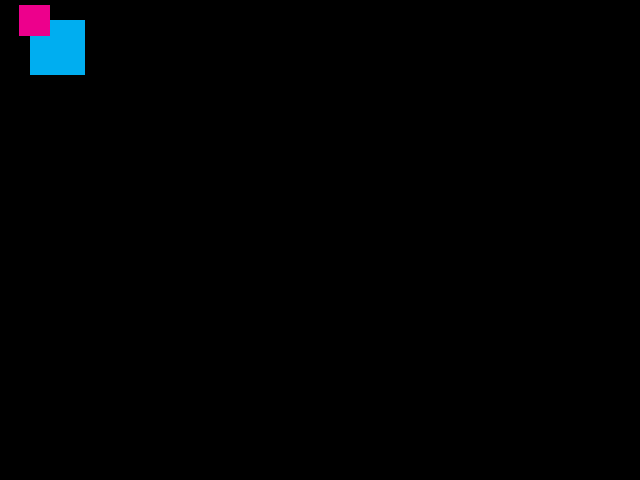
Frame 1 (no input)
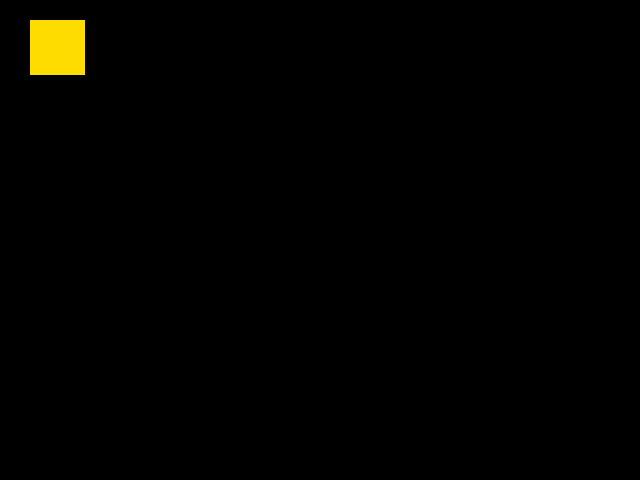
Frame 60 (the mouse pressed at the canvas centre just before this capture)
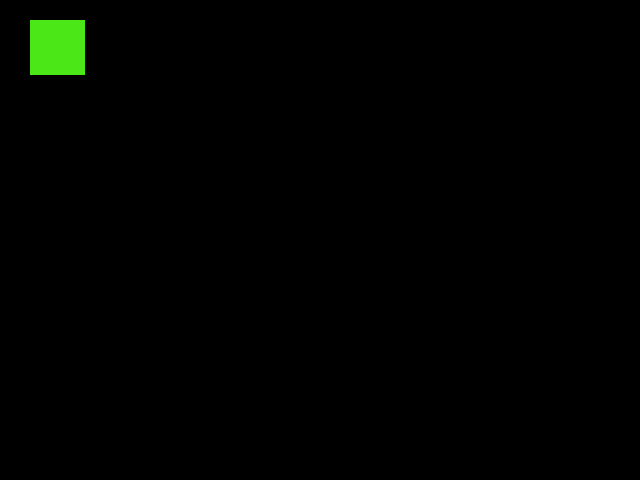
Frame 120 (the mouse held since frame 60 and released just before this capture)

The Processing sketch that drew these frames (run headless with seeded random() and noise(); from frame 60 on, the mouse is pressed at the canvas centre):

// Processing sketch: play_shapes
// ── play_shapes.pde
// Movement Deltas
static final float DELTA_MAX_ROTATION = 5.0;
static final float DELTA_MAX_X = 10.0;
static final float DELTA_MAX_Y = 10.0;

float moveXDelta;
float moveYDelta;
float moveRDelta;

// Colour
static final color[] ALLOWED_COLORS = { #00aef0, #4be717, #ffdc00, #ed008c };

Rect asd;

void setup(){
  size(640, 480);
  frameRate(30);
  
  resetDeltas();
  
  // draw some squares
  asd = new Rect(10,10);
}

void resetDeltas() {
  // set x, y, r and color deltas
  moveRDelta = random(-DELTA_MAX_ROTATION, DELTA_MAX_ROTATION);
  moveYDelta = random(-DELTA_MAX_Y, DELTA_MAX_Y);
  moveXDelta = random(-DELTA_MAX_X, DELTA_MAX_X);
  
  println("xD: " + moveXDelta + " yD: " + moveYDelta);
}

void draw(){
  background(0);
  noStroke();
  fill(ALLOWED_COLORS[floor(random(0,ALLOWED_COLORS.length))]);
  rect(30, 20, 55, 55);
  
  asd.draw(ALLOWED_COLORS[floor(random(0,ALLOWED_COLORS.length))], moveXDelta, moveYDelta, moveRDelta);
}

void keyPressed() {
  resetDeltas();
}

class Rect {
  float w,h;
  float x;
  float y;
  
  Rect(float iX, float iY) {
    x = iX;
    y = iY;
    h = 30.0;
    w = 30.0;
  }
   
  void draw(color clr, float xD, float yD, float rD) {
    x = x + xD;
    y = y + yD;
    
    stroke(clr);
    fill(clr);
    rect(x, y, w, h);
  } 
   
}
